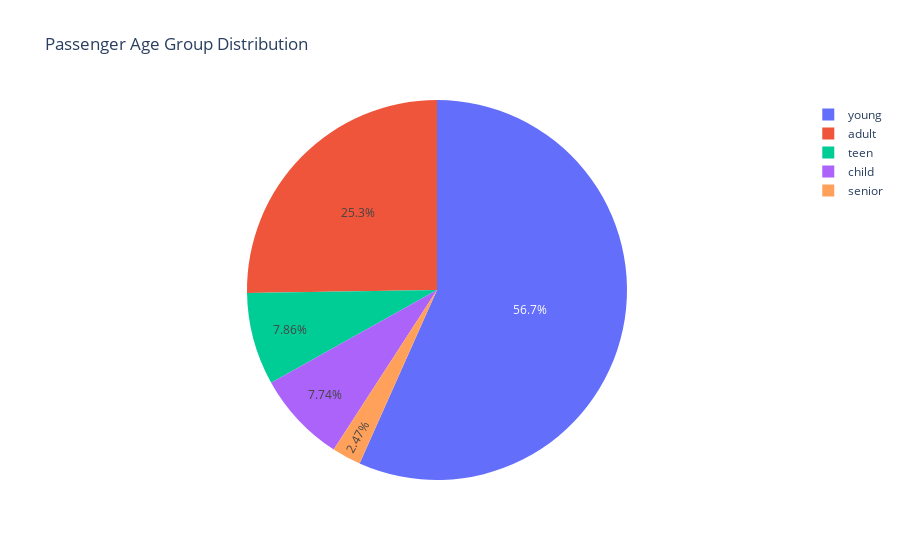

The code cell stored with this chart in its notebook:
### Code cell
fig = px.pie(titanic, names='age_group', title='Passenger Age Group Distribution')
fig.show()

### Figure 1 — Plotly figure (JSON) as saved in the notebook; plotly's stock layout.template omitted (floating-point values rounded to 4 significant figures; data arrays with more than 128 entries replaced by an {"elided": "..."} marker saying what was removed)
{"data": [{"domain": {"x": [0, 1], "y": [0, 1]}, "hovertemplate": "age_group=%{label}<extra></extra>", "labels": {"elided": "891 str values"}, "legendgroup": "", "name": "", "showlegend": true, "type": "pie"}], "layout": {"legend": {"tracegroupgap": 0}, "title": {"text": "Passenger Age Group Distribution"}}}
